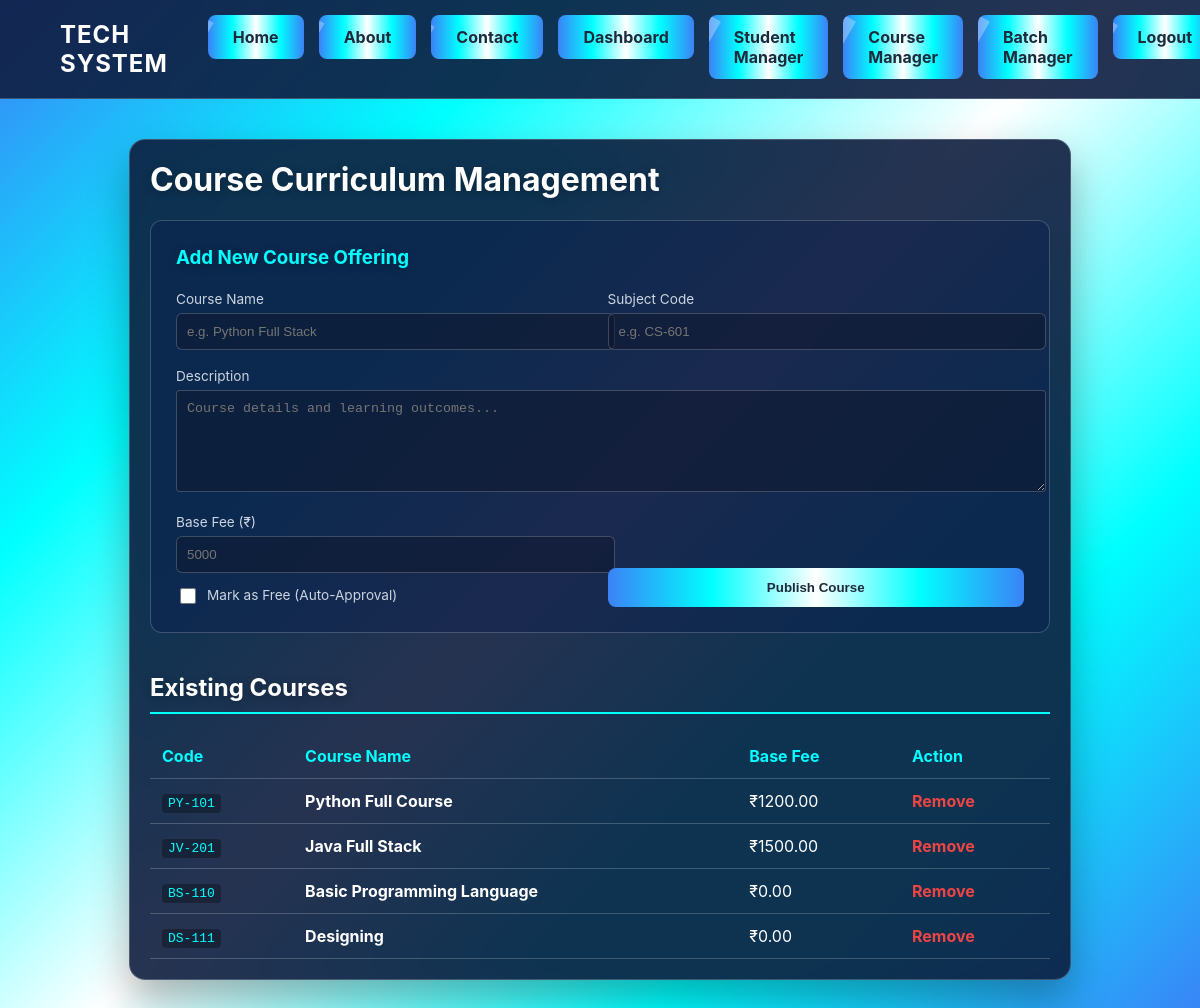
Page /course-manager (signed in) on the committed database.
### app/models.py (models this page shows)
class Course(models.Model):
    title = models.CharField(max_length=100)
    description = models.TextField()
    subject_code = models.CharField(max_length=20, unique=True)
    fee = models.DecimalField(max_digits=10, decimal_places=2, default=0.00)
    is_paid = models.BooleanField(default=False)
    is_free = models.BooleanField(default=False)

### app/views.py (the view, shortened to what this page needs)
# urls.py: path('course-manager', views.course_manager),
def course_manager(request):
    if request.session.get('role') not in ['admin', 'superadmin']:
        return redirect('/login')
    if request.GET.get('delete_course') == 'true':
        cid = request.GET.get('cid')
        Course.objects.filter(id=cid).delete()
        return redirect('/course-manager')
    all_courses = Course.objects.all()
    return render(request, 'course_manager.html', {'courses': all_courses})

### app/templates/course_manager.html (shortened to what this page needs)
{% load static %}
<!DOCTYPE html>
<html lang="en">
<head>
    <link rel="stylesheet" href="{% static 'css/style.css' %}?v=1.9">
</head>
<body>
    <nav class="navbar">
        <div class="logo"><strong>TECH SYSTEM</strong></div>
        <ul class="nav-links">
            <li><a href="/home">Home</a></li>
            <li><a href="/aboutus">About</a></li>
            <li><a href="/contactus">Contact</a></li>
            {% if request.session.role == 'admin' or request.session.role == 'superadmin' %}
                <li><a href="/admin-dash">Dashboard</a></li>
                <li><a href="/student-manager">Student Manager</a></li>
                <li><a href="/course-manager">Course Manager</a></li>
                <li><a href="/batch-manager">Batch Manager</a></li>
            {% endif %}
            {% if request.session.role %}
                <li><a href="/logout">Logout</a></li>
            {% else %}
                <li><a href="/login">Login</a></li>
                <li><a href="/register">Register</a></li>
            {% endif %}
        </ul>
    </nav>
    <div class="container" style="max-width: 900px; margin: 40px auto; padding: 20px;">
        <h1>Course Curriculum Management</h1>
        <div style="background: rgba(10, 28, 78, 0.4); padding: 25px; border-radius: 12px; border: 1px solid var(--border); margin-bottom: 40px;">
            <h3 style="color: var(--accent);">Add New Course Offering</h3>
            <form action="/course-manager" method="GET" style="display: grid; grid-template-columns: 1fr 1fr; gap: 15px;">
                <div>
                    <label style="color: #cbd5e1; font-size: 0.85rem;">Course Name</label>
                    <input type="text" name="title" placeholder="e.g. Python Full Stack" required style="width:100%;">
                </div>
                <div>
                    <label style="color: #cbd5e1; font-size: 0.85rem;">Subject Code</label>
                    <input type="text" name="subject_code" placeholder="e.g. CS-601" required style="width:100%;">
                </div>
                <div style="grid-column: span 2;">
                    <label style="color: #cbd5e1; font-size: 0.85rem;">Description</label>
                    <textarea name="desc" placeholder="Course details and learning outcomes..." required style="width:100%; height: 80px; background: rgba(15, 23, 42, 0.5); color:white; border:1px solid var(--border); padding:10px; border-radius:4px;"></textarea>
                </div>
                <div>
                    <label style="color: #cbd5e1; font-size: 0.85rem;">Base Fee (₹)</label>
                    <input type="number" name="fee" placeholder="5000" style="width:100%;">
                    <div style="margin-top: 10px;">
                        <label style="display: flex; align-items: center; gap: 8px; color: #cbd5e1; cursor: pointer; font-size: 0.85rem;">
                            <input type="checkbox" name="is_free" value="true" style="width: 16px; height: 16px;">
                            <span>Mark as Free (Auto-Approval)</span>
                        </label>
                    </div>
                </div>
                <div style="display: flex; align-items: flex-end;">
                    <button type="submit" style="width:100%; padding:12px; cursor: pointer;">Publish Course</button>
                </div>
            </form>
        </div>
        <h2 style="color: white; border-bottom: 2px solid var(--accent); padding-bottom: 10px;">Existing Courses</h2>
        <table>
            <thead>
                <tr style="color: var(--accent);">
                    <th>Code</th>
                    <th>Course Name</th>
                    <th>Base Fee</th>
                    <th>Action</th>
                </tr>
            </thead>
            <tbody>
                {% for c in courses %}
                <tr style="color: white;">
                    <td><code>{{ c.subject_code }}</code></td>
                    <td><strong>{{ c.title }}</strong></td>
                    <td>₹{{ c.fee }}</td>
                    <td>
                        <a href="/course-manager?delete_course=true&cid={{ c.id }}"
                           onclick="return confirm('Delete this course? This will remove it from the enrollment options.')"
                           style="color: #ef4444; font-weight: bold; text-decoration:none;">Remove</a>
                    </td>
                </tr>
                {% empty %}
                <tr>
                    <td colspan="4" style="text-align: center; padding: 20px; color: #94a3b8;">
                        No courses added yet. Use the form above to add your first course.
                    </td>
                </tr>
                {% endfor %}
            </tbody>
        </table>
    </div>
</body>
</html>

### app/static/css/style.css (style rules this page uses)
:root { --med-blue: #3b82f6; --fluro-blue: #00ffff; --white: #ffffff; --card-bg: rgba(15, 29, 63, 0.9)!important; --nav-bg: rgba(15, 29, 65, 0.9) !important; --text: #ffffff; --accent: #00ffff; --border: rgba(255, 255, 255, 0.2); }
body { background: linear-gradient(135deg, var(--med-blue) 0%, var(--fluro-blue) 25%, var(--white) 50%, var(--fluro-blue) 75%, var(--med-blue) 100%) !important; background-attachment: fixed !important; min-height: 100vh; margin: 0; font-family: 'Inter', sans-serif; }
.navbar { background: var(--nav-bg); padding: 15px 5%; display: flex; justify-content: space-between; align-items: center; border-bottom: 1px solid var(--border); backdrop-filter: blur(10px); position: sticky; top: 0; z-index: 1000; }
.logo { font-size: 1.5rem; color: var(--text); font-weight: bold; letter-spacing: 1px; }
.nav-links { list-style: none; display: flex; gap: 15px; margin: 0; }
.nav-links a, .btn, button { position: relative; padding: 12px 25px; color: #1e293b !important; text-decoration: none; font-weight: 700; border-radius: 8px; background: linear-gradient(90deg, var(--med-blue), var(--fluro-blue), var(--white), var(--fluro-blue), var(--med-blue)) !important; background-size: 300% auto; overflow: hidden; transition: all 0.4s ease; display: inline-block; border: none; cursor: pointer; }
.nav-links a::after, .btn::after, button::after { content: ''; position: absolute; top: -50%; left: -110%; width: 100%; height: 200%; background: rgba(255, 255, 255, 0.3); transform: rotate(30deg); transition: all 0.6s ease; }
.container, .card, .portal-tab, .tab-content { max-width: 900px; margin: 40px auto; background: var(--card-bg) !important; padding: 40px; border-radius: 16px; backdrop-filter: blur(15px) saturate(150%) !important; border: 1px solid var(--border) !important; box-shadow: 0 20px 40px rgba(0, 0, 0, 0.3) !important; color: white !important; }
input, textarea, select { padding: 12px; background: rgba(15, 23, 42, 0.5); border: 1px solid var(--border); color: white; border-radius: 6px; width: 100%; margin-top: 5px; }
h1, h2, h3 { color: white; margin-top: 0; text-shadow: 0 2px 4px rgba(0, 0, 0, 0.2); }
h1, h2, h3 { text-shadow: 0 2px 10px rgba(0, 0, 0, 0.3); }

### app/templates/course_manager.html (style rules this page uses)
table { width: 100%; border-collapse: collapse; margin-top: 10px; }
th, td { padding: 12px; text-align: left; border-bottom: 1px solid var(--border); }
code { background: rgba(0, 0, 0, 0.3); padding: 2px 6px; border-radius: 4px; color: var(--fluro-blue); }
input[type="text"], input[type="number"], select { padding: 10px; border-radius: 6px; background: rgba(15, 23, 42, 0.5); border: 1px solid var(--border); color: white; }

### rows in the picture
Course: subject_code "PY-101", title "Python Full Course", fee "1200.00"
Course: subject_code "JV-201", title "Java Full Stack", fee "1500.00"
Course: subject_code "BS-110", title "Basic Programming Language", fee "0.00"
Course: subject_code "DS-111", title "Designing", fee "0.00"
